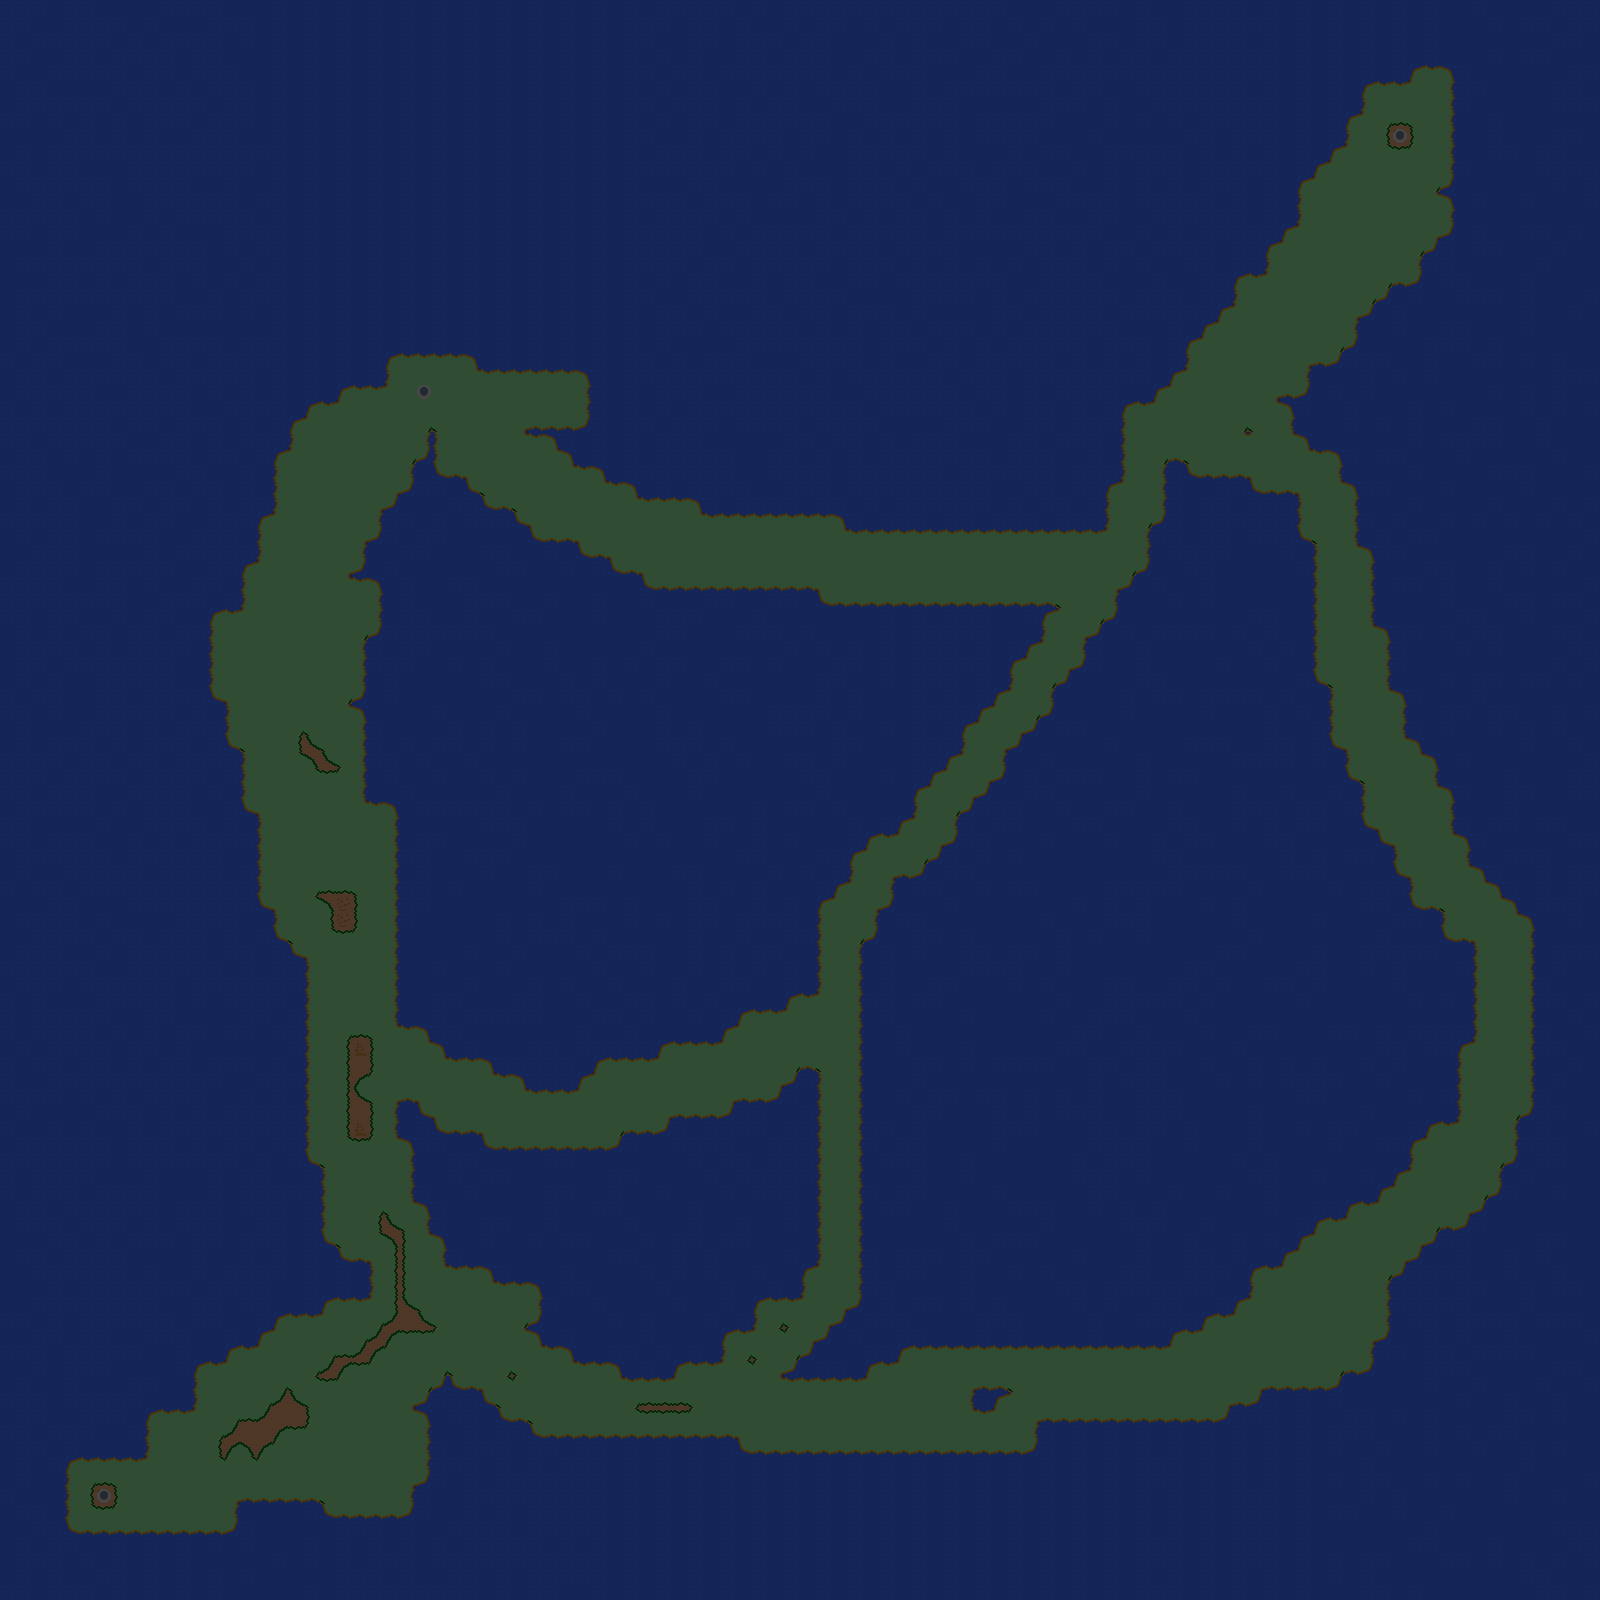

A 2D game scene composited from a Tiled map and its tileset images. What follows is a short description and the map's XML, with each tile layer's data collapsed to a summary:
An orthogonal 100x100 tile map with 16x16 px tiles, 2 tile layers (Tile Layer 1, Details) and 12 objects (8x 0, c, b, a, Spawn).

<map version="1.0" orientation="orthogonal" renderorder="right-down" width="100" height="100" tilewidth="16" tileheight="16" nextobjectid="14">
 <tileset firstgid="1" name="SpriteSheet(WIP) " tilewidth="16" tileheight="16" spacing="2" margin="1" tilecount="42" columns="6">
  <image source="SpriteSheet(WIP) .png" trans="4b637f" width="108" height="126" />
  <terraintypes>
   <terrain name="Grass" tile="-1">
    <properties>
     <property name="offsetX" type="int" value="1" />
     <property name="offsetY" type="int" value="0" />
    </properties>
   </terrain>
   <terrain name="Water" tile="-1" />
   <terrain name="Dirt" tile="-1" />
  </terraintypes>
  <tile id="0">
   <properties>
    <property name="collidable" type="bool" value="false" />
   </properties>
  </tile>
  <tile id="1" terrain="0,0,0,0">
   <properties>
    <property name="collidable" type="bool" value="false" />
   </properties>
  </tile>
  <tile id="2" terrain="1,0,1,1">
   <properties>
    <property name="collidable" type="bool" value="false" />
   </properties>
  </tile>
  <tile id="3" terrain="0,1,1,1">
   <properties>
    <property name="collidable" type="bool" value="false" />
   </properties>
  </tile>
  <tile id="4" terrain="1,1,0,1">
   <properties>
    <property name="collidable" type="bool" value="false" />
   </properties>
  </tile>
  <tile id="5" terrain="1,1,1,0">
   <properties>
    <property name="collidable" type="bool" value="false" />
   </properties>
  </tile>
  <tile id="6" terrain="0,0,1,0">
   <properties>
    <property name="collidable" type="bool" value="false" />
   </properties>
  </tile>
  <tile id="7" terrain="0,0,0,1">
   <properties>
    <property name="collidable" type="bool" value="false" />
   </properties>
  </tile>
  <tile id="8" terrain="0,1,0,0">
   <properties>
    <property name="collidable" type="bool" value="false" />
   </properties>
  </tile>
  <tile id="9" terrain="1,0,0,0">
   <properties>
    <property name="collidable" type="bool" value="false" />
   </properties>
  </tile>
  <tile id="10" terrain="1,0,1,0">
   <properties>
    <property name="collidable" type="bool" value="false" />
   </properties>
  </tile>
  <tile id="11" terrain="0,0,1,1">
   <properties>
    <property name="collidable" type="bool" value="false" />
   </properties>
  </tile>
  <tile id="12" terrain="0,1,0,1">
   <properties>
    <property name="collidable" type="bool" value="false" />
   </properties>
  </tile>
  <tile id="13" terrain="1,1,0,0">
   <properties>
    <property name="collidable" type="bool" value="false" />
   </properties>
  </tile>
  <tile id="14" terrain="1,1,1,1">
   <properties>
    <property name="collidable" type="bool" value="true" />
    <property name="offsetY" type="int" value="2" />
   </properties>
  </tile>
  <tile id="15" terrain="1,1,1,1">
   <properties>
    <property name="collidable" type="bool" value="true" />
    <property name="offsetY" type="int" value="2" />
   </properties>
  </tile>
  <tile id="16" terrain="0,0,2,0">
   <properties>
    <property name="collidable" type="bool" value="false" />
   </properties>
  </tile>
  <tile id="17" terrain="0,0,0,2">
   <properties>
    <property name="collidable" type="bool" value="false" />
   </properties>
  </tile>
  <tile id="18" terrain="0,2,0,0">
   <properties>
    <property name="collidable" type="bool" value="false" />
   </properties>
  </tile>
  <tile id="19" terrain="2,0,0,0">
   <properties>
    <property name="collidable" type="bool" value="false" />
   </properties>
  </tile>
  <tile id="20" terrain="0,2,2,2">
   <properties>
    <property name="collidable" type="bool" value="false" />
   </properties>
  </tile>
  <tile id="21" terrain="2,2,0,2">
   <properties>
    <property name="collidable" type="bool" value="false" />
   </properties>
  </tile>
  <tile id="22" terrain="2,2,2,0">
   <properties>
    <property name="collidable" type="bool" value="false" />
   </properties>
  </tile>
  <tile id="23" terrain="2,0,2,2">
   <properties>
    <property name="collidable" type="bool" value="false" />
   </properties>
  </tile>
  <tile id="24" terrain="2,2,0,0">
   <properties>
    <property name="collidable" type="bool" value="false" />
   </properties>
  </tile>
  <tile id="25" terrain="2,0,2,0">
   <properties>
    <property name="collidable" type="bool" value="false" />
   </properties>
  </tile>
  <tile id="26" terrain="0,0,2,2">
   <properties>
    <property name="collidable" type="bool" value="false" />
   </properties>
  </tile>
  <tile id="27" terrain="0,2,0,2">
   <properties>
    <property name="collidable" type="bool" value="false" />
   </properties>
  </tile>
  <tile id="28" terrain="2,2,2,2">
   <properties>
    <property name="collidable" type="bool" value="false" />
   </properties>
  </tile>
  <tile id="29" terrain="2,2,2,2">
   <properties>
    <property name="collidable" type="bool" value="false" />
   </properties>
  </tile>
  <tile id="30" terrain="2,2,2,2">
   <properties>
    <property name="collidable" type="bool" value="false" />
   </properties>
  </tile>
  <tile id="31">
   <properties>
    <property name="collidable" type="bool" value="false" />
   </properties>
  </tile>
  <tile id="32">
   <properties>
    <property name="collidable" type="bool" value="false" />
   </properties>
  </tile>
  <tile id="33">
   <properties>
    <property name="collidable" type="bool" value="false" />
   </properties>
  </tile>
  <tile id="34">
   <properties>
    <property name="collidable" type="bool" value="false" />
   </properties>
  </tile>
  <tile id="35">
   <properties>
    <property name="collidable" type="bool" value="false" />
   </properties>
  </tile>
  <tile id="36">
   <properties>
    <property name="collidable" type="bool" value="false" />
   </properties>
  </tile>
  <tile id="37">
   <properties>
    <property name="collidable" type="bool" value="false" />
   </properties>
  </tile>
  <tile id="38">
   <properties>
    <property name="collidable" type="bool" value="false" />
   </properties>
  </tile>
  <tile id="39">
   <properties>
    <property name="collidable" type="bool" value="false" />
   </properties>
  </tile>
  <tile id="40">
   <properties>
    <property name="collidable" type="bool" value="false" />
   </properties>
  </tile>
  <tile id="41">
   <properties>
    <property name="collidable" type="bool" value="false" />
   </properties>
  </tile>
 </tileset>
 <layer name="Tile Layer 1" width="100" height="100">
  <data>[10000 cells, 10000 non-empty, 30 distinct tile ids]</data>
 </layer>
 <layer name="Details" width="100" height="100">
  <data>[10000 cells, 3 non-empty, 1 distinct tile ids]</data>
 </layer>
 <objectgroup name="LoadZones" visible="0">
  <properties>
   <property name="LoadZones" type="bool" value="true" />
  </properties>
  <object id="1" name="c" x="96" y="1488" width="16" height="16">
   <properties>
    <property name="LoadZones" type="bool" value="true" />
    <property name="map" value="betaOverworld" />
    <property name="offsetX" type="int" value="0" />
    <property name="offsetY" type="int" value="-2" />
   </properties>
  </object>
  <object id="3" name="b" x="1392" y="128" width="16" height="16">
   <properties>
    <property name="LoadZones" type="bool" value="true" />
    <property name="map" value="betaOverworld" />
    <property name="offsetX" type="int" value="0" />
    <property name="offsetY" type="int" value="2" />
   </properties>
  </object>
  </objectgroup>
</map>
<!-- 10 of 12 objects omitted -->
